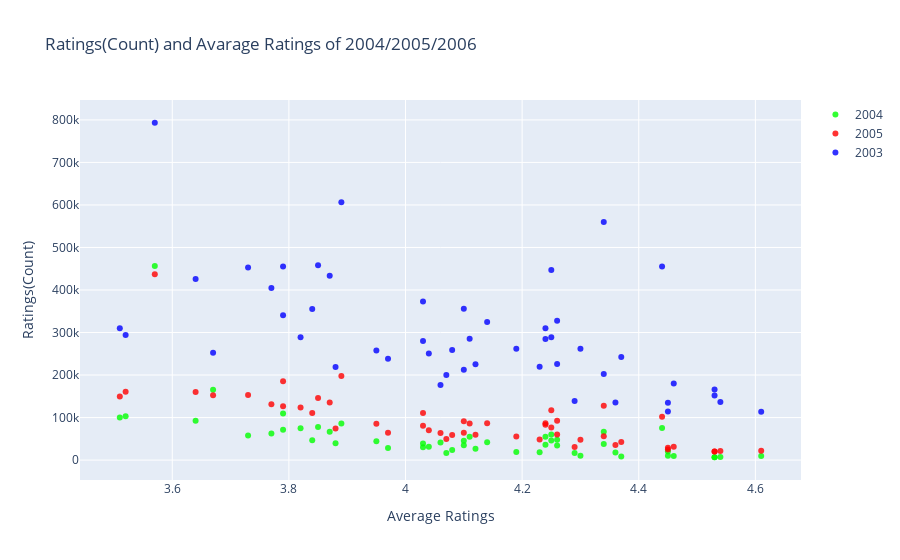

The code cell stored with this chart in its notebook:
### Code cell
# prepare data frames
df2004 = books[books.original_publication_year == 2004].iloc[:200,:]
df2005 = books[books.original_publication_year == 2005].iloc[:200,:]
df2003 = books[books.original_publication_year == 2003].iloc[:200,:]

import plotly.graph_objs as go
trace1 =go.Scatter(
                    x = data1.average_rating,
                    y = data1.R1,
                    mode = "markers",
                    name = "2004",
                    marker = dict(color = 'rgba(0, 255, 0, 0.8)'),
                    text= df2004.authors)
trace2 =go.Scatter(
                    x = data1.average_rating,
                    y = data1.R2,
                    mode = "markers",
                    name = "2005",
                    marker = dict(color = 'rgba(255, 0, 0, 0.8)'),
                    text= df2005.authors)
trace3 =go.Scatter(
                    x = data1.average_rating,
                    y = data1.R3,
                    mode = "markers",
                    name = "2003",
                    marker = dict(color = 'rgba(0, 0, 255, 0.8)'),
                    text= df2003.authors)
data = [trace1, trace2, trace3]
layout = dict(
              xaxis= dict(title= 'Average Ratings',ticklen= 9,zeroline= False),
              yaxis= dict(title= 'Ratings(Count)',ticklen= 9,zeroline= False),
              title = "Ratings(Count) and Avarage Ratings of 2004/2005/2006"
             )
fig = dict(data = data, layout = layout)
iplot(fig)

### Figure 1 — Plotly figure (JSON) as saved in the notebook; plotly's stock layout.template omitted (floating-point values rounded to 4 significant figures; data arrays with more than 128 entries replaced by an {"elided": "..."} marker saying what was removed)
{"data": [{"marker": {"color": "rgba(0, 255, 0, 0.8)"}, "mode": "markers", "name": "2004", "text": {"elided": "200 str values"}, "type": "scatter", "x": [4.34, 4.44, 3.57, 4.25, 3.89, 4.26, 4.25, 3.79, 3.85, 4.24, 4.26, 4.24, 4.14, 3.87, 4.1, 4.11, 4.3, 4.53, 4.34, 4.03, 4.46, 3.77, 4.37, 4.53, 4.61, 3.79, 4.54, 3.64, 3.73, 4.03, 4.45, 3.84, 4.08, 3.67, 3.82, 4.12, 4.19, 3.95, 4.45, 3.51, 4.23, 4.04, 4.1, 4.06, 3.88, 4.07, 4.36, 3.97, 3.52, 4.29], "y": [66715, 75504, 456191, 60427, 86236, 47994, 46023, 109383, 77841, 54700, 34288, 36315, 41845, 66854, 45225, 54835, 10492, 6716, 38031, 30144, 9528, 62777, 8253, 6676, 9363, 71345, 7308, 92779, 57980, 38874, 10235, 46630, 23500, 165455, 74846, 26497, 19309, 44339, 19988, 100373, 18303, 31645, 35132, 41395, 39768, 16705, 17892, 28366, 102837, 16590]}, {"marker": {"color": "rgba(255, 0, 0, 0.8)"}, "mode": "markers", "name": "2005", "text": {"elided": "200 str values"}, "type": "scatter", "x": [4.34, 4.44, 3.57, 4.25, 3.89, 4.26, 4.25, 3.79, 3.85, 4.24, 4.26, 4.24, 4.14, 3.87, 4.1, 4.11, 4.3, 4.53, 4.34, 4.03, 4.46, 3.77, 4.37, 4.53, 4.61, 3.79, 4.54, 3.64, 3.73, 4.03, 4.45, 3.84, 4.08, 3.67, 3.82, 4.12, 4.19, 3.95, 4.45, 3.51, 4.23, 4.04, 4.1, 4.06, 3.88, 4.07, 4.36, 3.97, 3.52, 4.29], "y": [127936, 101676, 436802, 117415, 197621, 92723, 76784, 185520, 145740, 86485, 59980, 82870, 86425, 135147, 91270, 86051, 48030, 20413, 55862, 110498, 31577, 131188, 42251, 20210, 22245, 126493, 21516, 160295, 153179, 80807, 25117, 110856, 59033, 152293, 123614, 59652, 55542, 85429, 28983, 149549, 48294, 70011, 64274, 63432, 74331, 49832, 35360, 64289, 160660, 30792]}, {"marker": {"color": "rgba(0, 0, 255, 0.8)"}, "mode": "markers", "name": "2003", "text": {"elided": "200 str values"}, "type": "scatter", "x": [4.34, 4.44, 3.57, 4.25, 3.89, 4.26, 4.25, 3.79, 3.85, 4.24, 4.26, 4.24, 4.14, 3.87, 4.1, 4.11, 4.3, 4.53, 4.34, 4.03, 4.46, 3.77, 4.37, 4.53, 4.61, 3.79, 4.54, 3.64, 3.73, 4.03, 4.45, 3.84, 4.08, 3.67, 3.82, 4.12, 4.19, 3.95, 4.45, 3.51, 4.23, 4.04, 4.1, 4.06, 3.88, 4.07, 4.36, 3.97, 3.52, 4.29], "y": [560092, 455024, 793319, 446835, 606158, 327550, 288649, 455042, 458429, 284852, 226062, 310297, 324874, 433432, 355756, 285413, 262010, 166129, 202332, 373060, 180210, 404699, 242345, 151785, 113646, 340790, 136333, 425648, 452673, 280331, 134887, 355169, 258700, 252185, 289143, 225326, 262038, 257805, 114092, 310212, 219638, 250794, 212294, 176469, 218702, 200154, 135272, 238242, 294207, 139024]}], "layout": {"title": {"text": "Ratings(Count) and Avarage Ratings of 2004/2005/2006"}, "xaxis": {"ticklen": 9, "title": {"text": "Average Ratings"}, "zeroline": false}, "yaxis": {"ticklen": 9, "title": {"text": "Ratings(Count)"}, "zeroline": false}}}
